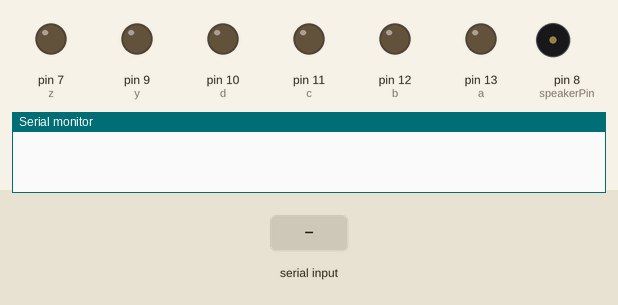
A sketch run on a simulated Arduino Uno, built with avr-gcc and run on an emulated ATmega328P. Shown: output pins drawn as LEDs (lit = HIGH), buzzer (waves = sounding, pin HIGH), the last lines printed to the serial monitor. Inputs (shaded band) come from the test bench.

Above: at 1.2 s.
1.3 s: "F\n" received over the second serial link
At 2.5 s:
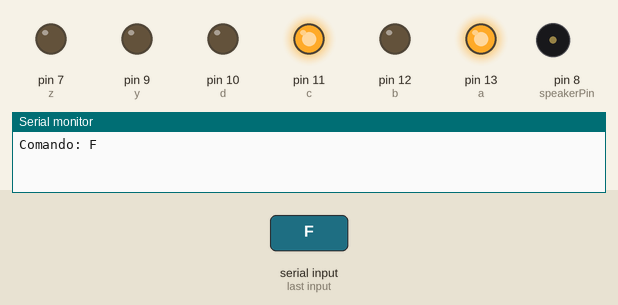
2.8 s: "B\n" received over the second serial link
At 3.7 s:
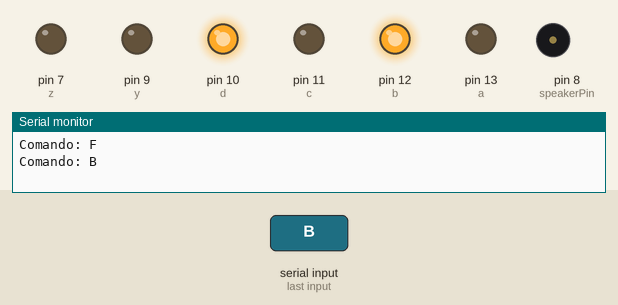
4.3 s: "R\n" received over the second serial link
At 4.8 s:
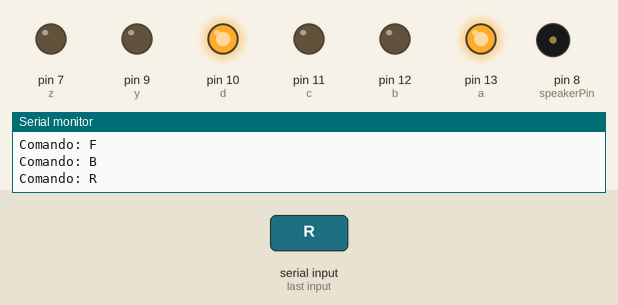
5.8 s: "L\n" received over the second serial link
At 7.0 s:
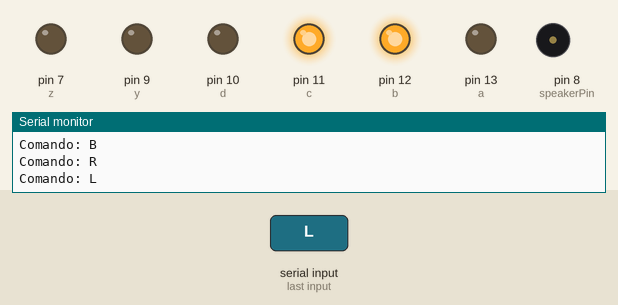
7.3 s: "U\n" received over the second serial link
At 8.3 s:
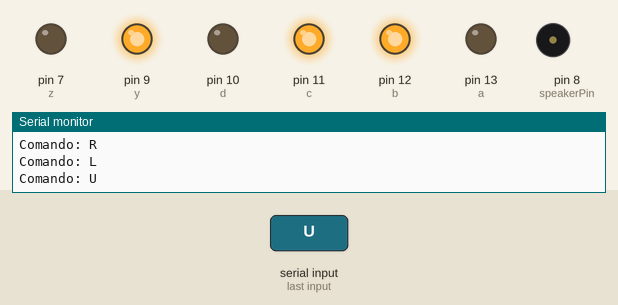
8.8 s: "S\n" received over the second serial link
At 9.4 s:
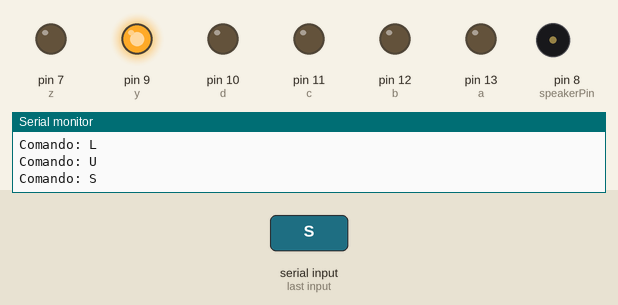
Timing chart, 0 to 11.3 s (numbered marks = the images above; inputs shaded):
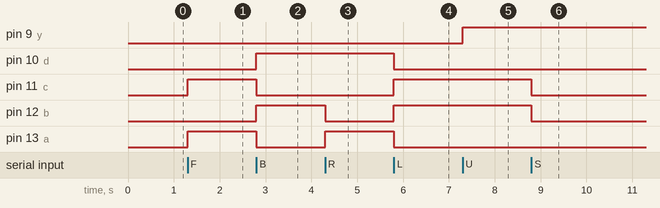

The sketch:

core.ino
```cpp
#include <SoftwareSerial.h>
#include <avr/pgmspace.h>

SoftwareSerial BT(2, 3);  // RX, TX

// === Pines ===
int a = 13;
int b = 12;
int c = 11;
int d = 10;
int y = 9;   // tail lamp (relé)
int z = 7;   // front lamp
const int speakerPin = 8; // bocina PWM

// === Variables ===
char r = 0;
bool tailState = false;
bool frontState = false;


void setup()
{
  Serial.begin(9600);
  BT.begin(9600);

  pinMode(a, OUTPUT);
  pinMode(b, OUTPUT);
  pinMode(c, OUTPUT);
  pinMode(d, OUTPUT);
  pinMode(y, OUTPUT);
  pinMode(z, OUTPUT);
  pinMode(speakerPin, OUTPUT);

  // === Apagar todo al inicio ===
  digitalWrite(a, LOW);
  digitalWrite(b, LOW);
  digitalWrite(c, LOW);
  digitalWrite(d, LOW);
  digitalWrite(y, LOW); // relé apagado
  digitalWrite(z, LOW);
}

void loop()
{
  // === Procesar comandos Bluetooth SOLO cuando llegan ===
  if (BT.available()) {
    char cmd = BT.read();

    // Ignorar saltos de línea
    if (cmd == '\r' || cmd == '\n') return;

    Serial.print("Comando: ");
    Serial.println(cmd);

    // === Movimiento ===
    if (cmd == 'S') { digitalWrite(a, LOW); digitalWrite(b, LOW); digitalWrite(c, LOW); digitalWrite(d, LOW); }
    if (cmd == 'F') { digitalWrite(a, HIGH); digitalWrite(b, LOW); digitalWrite(c, HIGH); digitalWrite(d, LOW); }
    if (cmd == 'B') { digitalWrite(a, LOW); digitalWrite(b, HIGH); digitalWrite(c, LOW); digitalWrite(d, HIGH); }
    if (cmd == 'R') { digitalWrite(a, HIGH); digitalWrite(b, LOW); digitalWrite(c, LOW); digitalWrite(d, HIGH); }
    if (cmd == 'L') { digitalWrite(a, LOW); digitalWrite(b, HIGH); digitalWrite(c, HIGH); digitalWrite(d, LOW); }

    // === Bocina ===
    if (cmd == 'V');
    if (cmd == 'v');

    // === Luces traseras: Toggle (relé activo en HIGH) ===
    if (cmd == 'U') {
      tailState = !tailState;
      digitalWrite(y, tailState ? HIGH : LOW);
    }

    // === Luces frontales: Toggle ===
    if (cmd == 'W') {
      frontState = !frontState;
      digitalWrite(z, frontState ? HIGH : LOW);
    }
  }

  delay(1);
}
```

Source omitted: horn1.c (data table, 92346 bytes)

Measured:
- after the input at 1.3 s, pin 11 (c), pin 13 (a): LOW → HIGH at once
- after the input at 2.8 s, pin 10 (d), pin 12 (b): LOW → HIGH at once; pin 11 (c), pin 13 (a): HIGH → LOW at once
- after the input at 4.3 s, pin 12 (b): HIGH → LOW at once; pin 13 (a): LOW → HIGH at once
- after the input at 5.8 s, pin 10 (d), pin 13 (a): HIGH → LOW at once; pin 11 (c), pin 12 (b): LOW → HIGH at once
- after the input at 7.3 s, pin 9 (y): LOW → HIGH at once
- after the input at 8.8 s, pin 11 (c), pin 12 (b): HIGH → LOW at once
